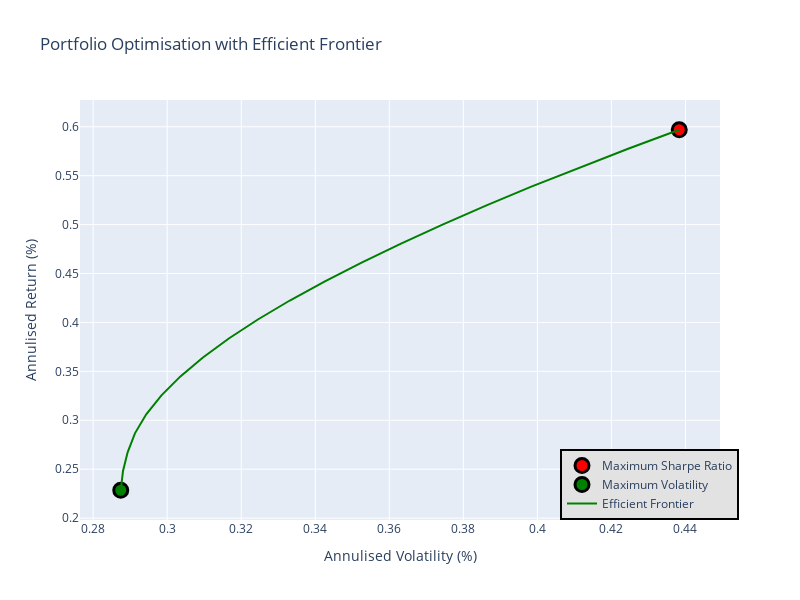

Notebook source saved alongside this figure:
### Code cell
efficient_frontier_plot(        
    max_sr_returns, 
    max_sr_std, 
    min_vol_returns, 
    min_vol_std, 
    target_returns,
    efficient_list
)

### Figure 1 — Plotly figure (JSON) as saved in the notebook; plotly's stock layout.template omitted (floating-point values rounded to 4 significant figures)
{"data": [{"marker": {"color": "red", "line": {"color": "black", "width": 3}, "size": 14}, "mode": "markers", "name": "Maximum Sharpe Ratio", "type": "scatter", "x": [0.4383], "y": [0.5969]}, {"marker": {"color": "green", "line": {"color": "black", "width": 3}, "size": 14}, "mode": "markers", "name": "Maximum Volatility", "type": "scatter", "x": [0.2875], "y": [0.2285]}, {"marker": {"color": "green", "line": {"color": "black", "width": 3}, "size": 14}, "mode": "lines", "name": "Efficient Frontier", "type": "scatter", "x": [0.2875, 0.2881, 0.2893, 0.2913, 0.2943, 0.2984, 0.3036, 0.3097, 0.3166, 0.3245, 0.3331, 0.3425, 0.3525, 0.3632, 0.3744, 0.3861, 0.3984, 0.4112, 0.4245, 0.4383], "y": [0.2285, 0.2479, 0.2673, 0.2867, 0.306, 0.3254, 0.3448, 0.3642, 0.3836, 0.403, 0.4224, 0.4418, 0.4612, 0.4806, 0.5, 0.5194, 0.5388, 0.5582, 0.5775, 0.5969]}], "layout": {"height": 600, "legend": {"bgcolor": "#E2E2E2", "bordercolor": "black", "borderwidth": 2, "traceorder": "normal", "x": 0.75, "y": 0}, "showlegend": true, "title": {"text": "Portfolio Optimisation with Efficient Frontier"}, "width": 800, "xaxis": {"title": {"text": "Annulised Volatility (%)"}}, "yaxis": {"title": {"text": "Annulised Return (%)"}}}}
